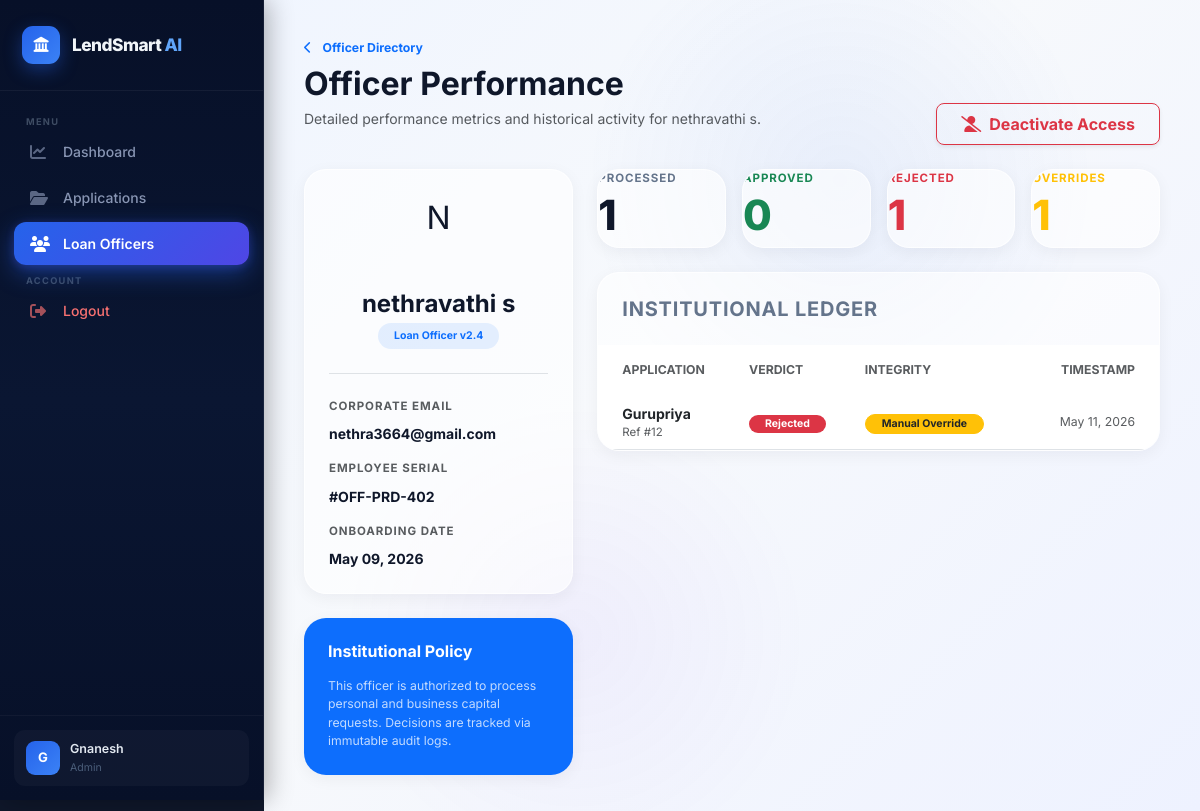
/admin-dashboard/officers/16/ (signed in), run on the app's committed database.
### loan_app/models.py (models this page shows, shortened)
class User(AbstractUser):
    ROLE_CHOICES = [
        ('admin', 'Admin'),
        ('officer', 'Loan Officer'),
        ('applicant', 'Applicant'),
    ]
    role = models.CharField(max_length=20, choices=ROLE_CHOICES, default='applicant')
    phone = models.CharField(max_length=15, blank=True, null=True)
    employee_id = models.CharField(max_length=20, blank=True, null=True, unique=True)
    department = models.CharField(max_length=50, blank=True, null=True)
    joined_date = models.DateTimeField(auto_now_add=True)

class LoanApplication(models.Model):
    user = models.ForeignKey(User, on_delete=models.CASCADE, related_name='applications')
    applicant_name = models.CharField(max_length=100)
    email = models.EmailField()
    phone = models.CharField(max_length=15)
    age = models.IntegerField()
    gender = models.CharField(max_length=10, choices=[('Male', 'Male'), ('Female', 'Female'), ('Other', 'Other')])
    marital_status = models.CharField(max_length=20, choices=[('Single', 'Single'), ('Married', 'Married')])
    dependents = models.IntegerField(default=0)
    education = models.CharField(max_length=50, choices=[('Graduate', 'Graduate'), ('Not Graduate', 'Not Graduate')])
    self_employed = models.CharField(max_length=3, choices=[('Yes', 'Yes'), ('No', 'No')], default='No')
    employment_type = models.CharField(max_length=50, choices=[('Salaried', 'Salaried'), ('Business', 'Business')])
    income_annum = models.FloatField(default=0.0)
    loan_amount = models.FloatField()
    loan_term = models.IntegerField(help_text="Loan Term in months")
    cibil_score = models.IntegerField(default=300)
    property_area = models.CharField(max_length=20, choices=[('Urban', 'Urban'), ('Semiurban', 'Semiurban'), ('Rural', 'Rural')])
    residential_assets_value = models.FloatField(default=0.0)
    commercial_assets_value = models.FloatField(default=0.0)
    luxury_assets_value = models.FloatField(default=0.0)
    bank_asset_value = models.FloatField(default=0.0)
    STATUS_CHOICES = [
        ('pending', 'Pending'),
        ('approved', 'Approved'),
        ('rejected', 'Rejected'),
        ('review', 'Under Review'),
    ]
    prediction = models.CharField(max_length=20, blank=True, null=True)
    ml_prediction = models.CharField(max_length=20, blank=True, null=True)
    admin_decision = models.CharField(max_length=20, blank=True, null=True)
    prediction_match = models.BooleanField(default=True)
    prediction_confidence = models.FloatField(blank=True, null=True)
    status = models.CharField(max_length=20, choices=STATUS_CHOICES, default='pending')
    admin_override = models.BooleanField(default=False)
    prediction_match = models.BooleanField(default=False)
    processed_by = models.ForeignKey(User, related_name='processed_loans', null=True, blank=True, on_delete=models.SET_NULL)
    processed_at = models.DateTimeField(null=True, blank=True)
    admin_notes = models.TextField(blank=True, null=True)
    created_at = models.DateTimeField(auto_now_add=True)
    updated_at = models.DateTimeField(auto_now=True)

### loan_app/views.py (the view)
# urls.py: path('admin-dashboard/officers/<int:officer_id>/', views.admin_officer_detail_view, name='admin_officer_detail'),
@login_required
def admin_officer_detail_view(request, officer_id):
    if request.user.role != 'admin':
        messages.error(request, "Unauthorized access.")
        return redirect('home')
    officer = get_object_or_404(User, id=officer_id, role='officer')
    processed_loans = LoanApplication.objects.filter(processed_by=officer).order_by('-created_at')
    context = {
        'officer': officer,
        'processed_loans': processed_loans,
        'total_processed': processed_loans.count(),
        'approved': processed_loans.filter(status='approved').count(),
        'rejected': processed_loans.filter(status='rejected').count(),
        'overrides': processed_loans.filter(admin_override=True).count(),
    }
    return render(request, 'admin/officer_detail.html', context)

### templates/admin/officer_detail.html (shortened to what this page needs)
{% extends 'base.html' %}
{% block content %}
<div class="row align-items-end mb-4 animate-up">
    <div class="col-lg-8">
        <nav class="mb-2">
            <a href="{% url 'admin_officer_list' %}" class="text-decoration-none small fw-bold text-primary">
                <i class="fas fa-chevron-left me-2"></i> Officer Directory
            </a>
        </nav>
        <h2 class="fw-bold mb-1 text-slate-800">Officer Performance</h2>
        <p class="text-muted">Detailed performance metrics and historical activity for {{ officer.get_full_name|default:officer.username }}.</p>
    </div>
    <div class="col-lg-4 text-end">
        <a href="{% url 'admin_toggle_officer_status' officer.id %}" class="btn {% if officer.is_active %}btn-outline-danger{% else %}btn-success{% endif %} px-4 py-2 fw-bold shadow-sm rounded-3">
            {% if officer.is_active %}
                <i class="fas fa-user-slash me-2"></i>Deactivate Access
            {% else %}
                <i class="fas fa-user-check me-2"></i>Restore Access
            {% endif %}
        </a>
    </div>
</div>
<div class="row g-4 animate-up" style="animation-delay: 0.1s;">
    <div class="col-lg-4">
        <div class="pro-card p-4 mb-4 text-center">
            <div class="avatar-initial mx-auto mb-3" style="width: 80px; height: 80px; font-size: 2rem; border-radius: 20px;">
                {{ officer.username|slice:":1"|upper }}
            </div>
            <h4 class="fw-bold mb-1">{{ officer.get_full_name|default:officer.username }}</h4>
            <span class="badge bg-primary bg-opacity-10 text-primary mb-4 px-3 py-2 rounded-pill fw-bold">Loan Officer v2.4</span>
            <div class="text-start border-top pt-4">
                <div class="mb-3">
                    <label class="kpi-label d-block text-muted small">Corporate Email</label>
                    <span class="fw-bold text-slate-800">{{ officer.email }}</span>
                </div>
                <div class="mb-3">
                    <label class="kpi-label d-block text-muted small">Employee Serial</label>
                    <span class="fw-bold text-slate-800">#{{ officer.employee_id|default:"OFF-PRD-402" }}</span>
                </div>
                <div class="mb-0">
                    <label class="kpi-label d-block text-muted small">Onboarding Date</label>
                    <span class="fw-bold text-slate-800">{{ officer.joined_date|date:"F d, Y" }}</span>
                </div>
            </div>
        </div>
        <div class="pro-card p-4 bg-primary text-white border-0">
            <h6 class="fw-bold mb-3">Institutional Policy</h6>
            <p class="small opacity-75 mb-0">This officer is authorized to process personal and business capital requests. Decisions are tracked via immutable audit logs.</p>
        </div>
    </div>
    <div class="col-lg-8">
        <div class="row g-3 mb-4">
            <div class="col-md-3">
                <div class="kpi-module pro-card">
                    <div class="kpi-label">Processed</div>
                    <div class="kpi-value mt-2">{{ total_processed }}</div>
                </div>
            </div>
            <div class="col-md-3">
                <div class="kpi-module pro-card">
                    <div class="kpi-label text-success">Approved</div>
                    <div class="kpi-value mt-2 text-success">{{ approved }}</div>
                </div>
            </div>
            <div class="col-md-3">
                <div class="kpi-module pro-card">
                    <div class="kpi-label text-danger">Rejected</div>
                    <div class="kpi-value mt-2 text-danger">{{ rejected }}</div>
                </div>
            </div>
            <div class="col-md-3">
                <div class="kpi-module pro-card">
                    <div class="kpi-label text-warning">Overrides</div>
                    <div class="kpi-value mt-2 text-warning">{{ overrides }}</div>
                </div>
            </div>
        </div>
        <div class="pro-card overflow-hidden">
            <div class="card-header bg-transparent border-0 px-4 py-4">
                <h5 class="fw-bold mb-0">Institutional Ledger</h5>
            </div>
            <div class="table-responsive">
                <table class="table table-hover align-middle mb-0">
                    <thead class="bg-light">
                        <tr>
                            <th class="ps-4 border-0 py-3 text-uppercase small fw-bold text-muted">Application</th>
                            <th class="border-0 py-3 text-uppercase small fw-bold text-muted">Verdict</th>
                            <th class="border-0 py-3 text-uppercase small fw-bold text-muted">Integrity</th>
                            <th class="border-0 py-3 text-uppercase small fw-bold text-muted text-end pe-4">Timestamp</th>
                        </tr>
                    </thead>
                    <tbody>
                        {% for app in processed_loans %}
                        <tr>
                            <td class="ps-4">
                                <div class="fw-bold text-slate-800">{{ app.applicant_name }}</div>
                                <div class="text-muted x-small">Ref #{{ app.id }}</div>
                            </td>
                            <td>
                                <span class="badge {% if app.status == 'approved' %}bg-success{% else %}bg-danger{% endif %} rounded-pill px-3">
                                    {{ app.get_status_display }}
                                </span>
                            </td>
                            <td>
                                {% if app.admin_override %}
                                    <span class="badge bg-warning text-dark border border-warning border-opacity-20 px-3 rounded-pill">Manual Override</span>
                                {% else %}
                                    <span class="badge bg-light text-muted border px-3 rounded-pill">AI Alignment</span>
                                {% endif %}
                            </td>
                            <td class="text-end pe-4 text-muted small">
                                {{ app.processed_at|date:"M d, Y" }}
                            </td>
                        </tr>
                        {% endfor %}
                    </tbody>
                </table>
            </div>
        </div>
    </div>
</div>
{% endblock %}

### templates/base.html (shortened to what this page needs)
<!DOCTYPE html>
<html lang="en">
<head>
    <link href="https://cdn.jsdelivr.net/npm/bootstrap@5.3.0/dist/css/bootstrap.min.css" rel="stylesheet">
    <link href="https://cdnjs.cloudflare.com/ajax/libs/font-awesome/6.4.0/css/all.min.css" rel="stylesheet">
</head>
<body>
    {% if request.resolver_match.url_name not in 'home,login,register' %}
    <aside class="sidebar" id="mainSidebar">
        <div class="sidebar-brand">
            <div class="brand-icon"><i class="fas fa-landmark"></i></div>
            <div class="brand-text">LendSmart <span>AI</span></div>
        </div>
        <nav class="sidebar-nav">
            {% if user.is_authenticated %}
                {% if user.role == 'admin' %}
                    <div class="nav-section">
                        <span class="nav-label">Menu</span>
                        <div class="nav-item"><a href="{% url 'admin_dashboard' %}" class="nav-link {% if request.resolver_match.url_name == 'admin_dashboard' %}active{% endif %}"><i class="fas fa-chart-line"></i> Dashboard</a></div>
                        <div class="nav-item"><a href="{% url 'admin_application_list' %}" class="nav-link {% if 'application' in request.resolver_match.url_name %}active{% endif %}"><i class="fas fa-folder-open"></i> Applications</a></div>
                        <div class="nav-item"><a href="{% url 'admin_officer_list' %}" class="nav-link {% if 'officer' in request.resolver_match.url_name %}active{% endif %}"><i class="fas fa-users"></i> Loan Officers</a></div>
                    </div>
                    <div class="nav-section">
                        <span class="nav-label">Account</span>
                        <div class="nav-item"><a href="{% url 'logout' %}" class="nav-link nav-logout"><i class="fas fa-sign-out-alt"></i> Logout</a></div>
                    </div>
                {% endif %}
            {% endif %}
        </nav>
        {% if user.is_authenticated %}
        <div class="sidebar-footer">
            <div class="sidebar-user">
                <div class="user-avatar">{{ user.username|slice:":1"|upper }}</div>
                <div>
                    <div class="user-name">{{ user.username }}</div>
                    <div class="user-role">{{ user.role|capfirst }}</div>
                </div>
            </div>
        </div>
        {% endif %}
    </aside>
    {% endif %}
    <div class="main-wrapper" style="{% if request.resolver_match.url_name in 'home,login,register' %}margin-left:0;width:100%;{% endif %}">
        <main class="page-content">
            {% block content %}{% endblock %}
        </main>
    </div>
</body>
</html>

### data on the page
User: username "G", username "Gnanesh", role "Admin"
User: get_full_name "nethravathi s", username "N", email "nethra3664@gmail.com", employee_id "OFF-PRD-402", joined_date "May 09, 2026"
LoanApplication: applicant_name "Gurupriya", id "12", status "Rejected", admin_override "Manual Override", processed_at "May 11, 2026"

### other printed values
{{ total_processed }} "1"
{{ approved }} "0"
{{ rejected }} "1"
{{ overrides }} "1"
